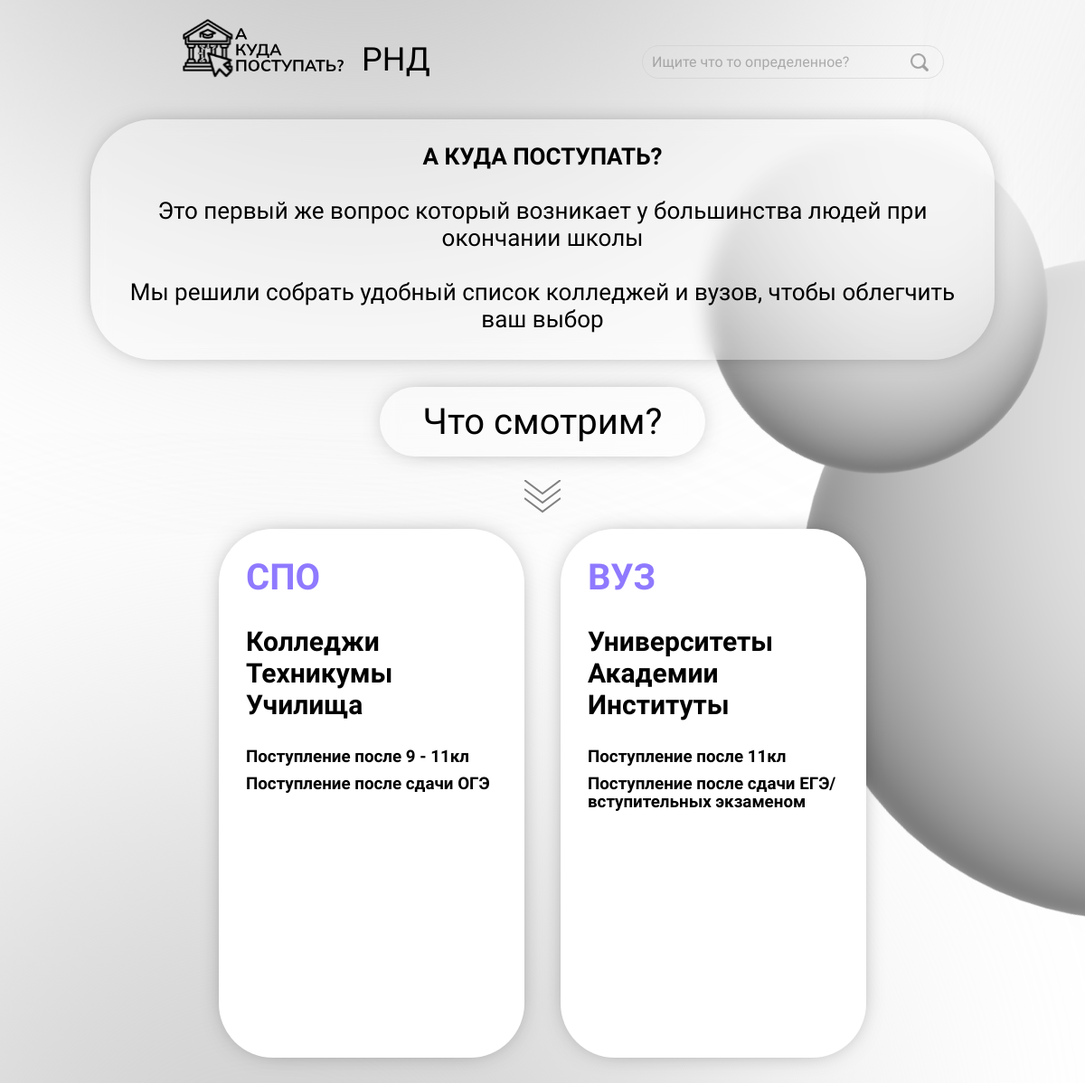
The page / on the database its author committed.
### akudapostupat/models.py (models this page shows, shortened)
class Category(models.Model):
    name = models.CharField(max_length=100)
    list_of_name_of_university = models.TextField(blank=True, null=True)
    invite_after_class = models.TextField(blank=True, null=True)
    invite_after_exams = models.TextField(blank=True, null=True)
    updated = models.DateTimeField(auto_now=True)
    created = models.DateTimeField(auto_now_add=True)
    class Meta:
        verbose_name = 'Категория ВУЗов'
        verbose_name_plural = 'Категории ВУЗов'

### akudapostupat/views.py (the view)
# urls.py: path('', views.home, name='index'),
def home(request):
    categories = Category.objects.all()
    context = {
        "categories": categories
    }
    return render(request, 'index.html', context)

### templates/index.html (shortened to what this page needs)
<!DOCTYPE html>
{% load static %}
<head>
    <link rel="stylesheet" href="{% static 'styles/slyle1.css' %}">
    <link rel="stylesheet" href="{%  static 'styles/responsive.css' %}">
</head>
<body style="background-image: url('../static/images/FONindex.svg');
background-size: cover;">
  <header>
    <div class="logo-dop">
      <a href="/" class="logo">
        <img src="{% static 'images/logopostupat.svg' %}" alt="">
      </a>
      <p class="dop">РНД</p>
    </div>
    <div class="header-right">
      <form class="search-container">
        <input type="text" id="search-bar" placeholder="Ищите что то определенное?">
        <a href="#"><img class="search-icon" src="{% static 'images/search-icon.png' %}"></a>
      </form>
    </div>
  </header>
  <main class="main-index">
    <div class="text">
      <div class="inf">
        <p class="glav">
          А КУДА ПОСТУПАТЬ?
        </p>
        <p class="inftext">
          Это первый же вопрос который возникает у большинства людей при окончании школы <br><br>
          Мы решили собрать удобный список колледжей и вузов, чтобы облегчить ваш выбор
        </p>
      </div>
      <div class="smotrim">
        <p class="smotrim-text">Что смотрим?</p>
      </div>
    </div>
    <svg class="arrow">
      <path class="a1" d="M0 0 L20 15 L40 0"></path>
      <path class="a2" d="M0 10 L20 25 L40 10"></path>
      <path class="a3" d="M0 20 L20 35 L40 20"></path>
    </svg>
    <div class="cards-main">
      {% for category in categories %}
          <div class="cards-vibor">
              <a href="/list/{{ category.name }}">
                <p class="card-name">
                  {{ category.name }}
                </p>
                <p class="card-zav">
                  {{ category.list_of_name_of_university }}
                </p>
                <p class="card-usl">
                  {{ category.invite_after_class }}
                </p>
                <p class="card-usl">
                  {{ category.invite_after_exams }}
                </p>
                  </a>
          </div>
      {% endfor %}
    </div>
  </main>
</body>

### static/styles/slyle1.css (style rules this page uses)
body { font-family: 'Mulish'; margin: 0; }
a { text-decoration: none; color: #000; }
.logo { width: 180px; height: 67px; z-index: 100; }
.dop { font-weight: 200; font-size: 36px; margin: 23px 0 0 20px; }
.logo-dop { display: flex; align-items: flex-end; }
header { display: flex; justify-content: space-between; padding: 20px; align-items: center; margin:0 15% 25px 15%; }
.header-right { float: right; display: ruby; width: 290px; height: 8px; }
input#search-bar { margin: 0 auto; padding-top: 25px; font-size: 16px; border: none; border-bottom: 1px dashed; margin-bottom: -1px; background: none; opacity: 0.55; font-family: 'Mulish'; width: 100%; height: 35px; padding: 0 35px 0 10px; border: 1px solid #ccc; border-radius: 20px; }
.search-icon { position: relative; float: right; width: 20px; height: 20px; top: -27px; right: -30px; opacity: 0.35; }
.search-container { position: relative; }
main { display: flex; justify-content: center; flex-direction: column; align-items: center; }
.main-index { margin: 0% 15%; }
.text { display: flex; flex-direction: column; align-items: center; }
.inf { background-color: rgb(255 255 255 / 30%); backdrop-filter: blur(10px); text-align: center; font-size: 26px; font-weight: 400; width: 1000px; height: auto; border-radius: 70px; box-shadow: 0px 0px 30px -15px rgba(0,0,0,0.75); }
.glav { font-weight: 600; }
.inftext { margin: 30px 40px; }
.smotrim { background-color: rgb(255 255 255 / 30%); backdrop-filter: blur(10px); text-align: center; font-size: 40px; font-weight: 300; width: 360px; height: auto; border-radius: 70px; margin-top: 30px; box-shadow: 0px 0px 30px -15px rgba(0,0,0,0.75); }
.smotrim-text { margin: 15px 25px; }
.arrow { width: 40px; height: 40px; position: absolute; margin-top: -300px; z-index:999; }
.cards-main { display: flex; width: 90%; justify-content: center; margin-bottom: 100px; }
.cards-vibor { background-color: white; width: 420px; height: 525px; border-radius: 60px; margin: 80px 20px 0px 20px; padding: 30px; transition: 0.25s; cursor: pointer; box-shadow: 0px 0px 30px -15px rgba(0,0,0,0.75); }
.card-name { margin: 0; font-size: 40px; color: #8F79FF; font-weight: 700; }
.card-zav { font-weight: 700; font-size: 30px; line-height: 35px; }
.card-usl { font-weight: 700; font-size: 18.75px; line-height: 20px; margin: 10px 0px; }

### rows shown on the page
Category: name "СПО", list_of_name_of_university "Колледжи Техникумы Училища", invite_after_class "Поступление после 9 - 11кл", invite_after_exams "Поступление после сдачи ОГЭ"
Category: name "ВУЗ", list_of_name_of_university "Университеты Академии Институты", invite_after_class "Поступление после 11кл", invite_after_exams "Поступление после сдачи ЕГЭ/ вступительных экзаменом"
